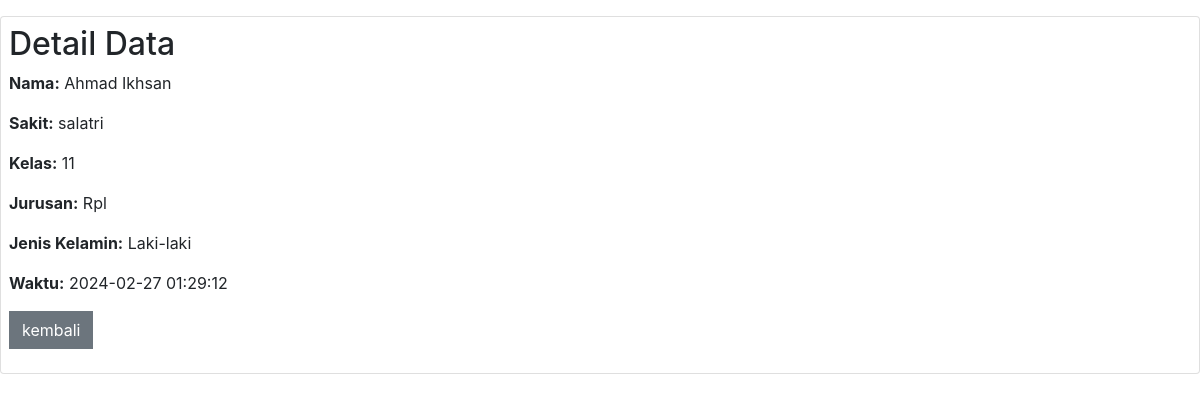
Page /app/read.php?id=6 (signed in) on the committed database.
### tables this page shows
CREATE TABLE `listtamu` (
  `no` int(11) NOT NULL,
  `nama` varchar(50) NOT NULL,
  `sakit` text NOT NULL,
  `jk` varchar(50) NOT NULL,
  `jurusan` varchar(50) NOT NULL,
  `kelas` varchar(50) NOT NULL,
  `waktu` timestamp NOT NULL DEFAULT current_timestamp()
);

### app/read.php (the view)
<?php
include "boots.php";
include "koneksi.php";
if(isset($_GET['id'])) {
    $id = $koneksi->real_escape_string($_GET['id']);
    $query = "SELECT * FROM listtamu WHERE no='$id'";
    $result = $koneksi->query($query);
    if($result->num_rows > 0) {
        $data = $result->fetch_assoc();
        ?>
<div class="card my-3 p-2">
    <table class="table table-bordered table-info table-hover">
        <thead class="thead-dark text-center">
            <h2>Detail Data</h2>
            <p><strong>Nama:</strong> <?php echo $data['nama']; ?></p>
            <p><strong>Sakit:</strong> <?php echo $data['sakit']; ?></p>
            <p><strong>Kelas:</strong> <?php echo $data['kelas']; ?></p>
            <p><strong>Jurusan:</strong> <?php echo $data['jurusan']; ?></p>
            <p><strong>Jenis Kelamin:</strong> <?php echo $data['jk']; ?></p>
            <p><strong>Waktu:</strong> <?php echo $data['waktu']; ?></p>
            <a href="tampilan.php"><button type="button" class="btn btn-secondary rounded-0">kembali</button></a>
        </thead>
</div>
<?php
    } else {
        echo "Data tidak ditemukan.";
    }
} else {
    echo "ID tidak diberikan.";
}
?>

### rows in the picture
listtamu: nama "Ahmad Ikhsan", sakit "salatri", kelas "11", jurusan "Rpl", jk "Laki-laki", waktu "2024-02-27 01:29:12"
